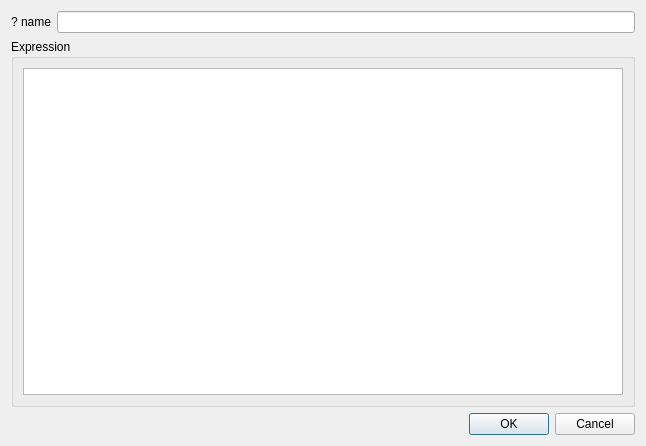
<?xml version="1.0" encoding="UTF-8"?>
<ui version="4.0">
 <class>EditPredicateDialog</class>
 <widget class="QDialog" name="EditPredicateDialog">
  <property name="windowModality">
   <enum>Qt::WindowModal</enum>
  </property>
  <property name="geometry">
   <rect>
    <x>0</x>
    <y>0</y>
    <width>646</width>
    <height>446</height>
   </rect>
  </property>
  <property name="sizePolicy">
   <sizepolicy hsizetype="Preferred" vsizetype="Fixed">
    <horstretch>0</horstretch>
    <verstretch>0</verstretch>
   </sizepolicy>
  </property>
  <layout class="QVBoxLayout" name="verticalLayout_2">
   <property name="sizeConstraint">
    <enum>QLayout::SetMinAndMaxSize</enum>
   </property>
   <item>
    <layout class="QHBoxLayout" name="horizontalLayout">
     <property name="sizeConstraint">
      <enum>QLayout::SetFixedSize</enum>
     </property>
     <item>
      <widget class="QLabel" name="label">
       <property name="text">
        <string>? name</string>
       </property>
       <property name="buddy">
        <cstring>nameLineEdit</cstring>
       </property>
      </widget>
     </item>
     <item>
      <widget class="QLineEdit" name="nameLineEdit"/>
     </item>
    </layout>
   </item>
   <item>
    <widget class="QGroupBox" name="groupBox">
     <property name="title">
      <string>Expression</string>
     </property>
     <layout class="QVBoxLayout" name="verticalLayout">
      <item>
       <widget class="QPlainTextEdit" name="expressionTextEdit">
        <property name="font">
         <font>
          <family>Courier 10 Pitch</family>
         </font>
        </property>
       </widget>
      </item>
     </layout>
    </widget>
   </item>
   <item>
    <widget class="QDialogButtonBox" name="buttonBox">
     <property name="orientation">
      <enum>Qt::Horizontal</enum>
     </property>
     <property name="standardButtons">
      <set>QDialogButtonBox::Cancel|QDialogButtonBox::Ok</set>
     </property>
    </widget>
   </item>
  </layout>
 </widget>
 <tabstops>
  <tabstop>buttonBox</tabstop>
 </tabstops>
 <resources>
  <include location="../resources/resources.qrc"/>
 </resources>
 <connections>
  <connection>
   <sender>buttonBox</sender>
   <signal>accepted()</signal>
   <receiver>EditPredicateDialog</receiver>
   <slot>accept()</slot>
   <hints>
    <hint type="sourcelabel">
     <x>254</x>
     <y>186</y>
    </hint>
    <hint type="destinationlabel">
     <x>157</x>
     <y>274</y>
    </hint>
   </hints>
  </connection>
  <connection>
   <sender>buttonBox</sender>
   <signal>rejected()</signal>
   <receiver>EditPredicateDialog</receiver>
   <slot>reject()</slot>
   <hints>
    <hint type="sourcelabel">
     <x>322</x>
     <y>186</y>
    </hint>
    <hint type="destinationlabel">
     <x>286</x>
     <y>274</y>
    </hint>
   </hints>
  </connection>
 </connections>
 <slots>
  <slot>slotAdd()</slot>
  <slot>slotRemove()</slot>
  <slot>slotMoveUp()</slot>
  <slot>slotMoveDown()</slot>
  <slot>slotSelectedRowChanged()</slot>
  <slot>slotEdited()</slot>
 </slots>
</ui>
